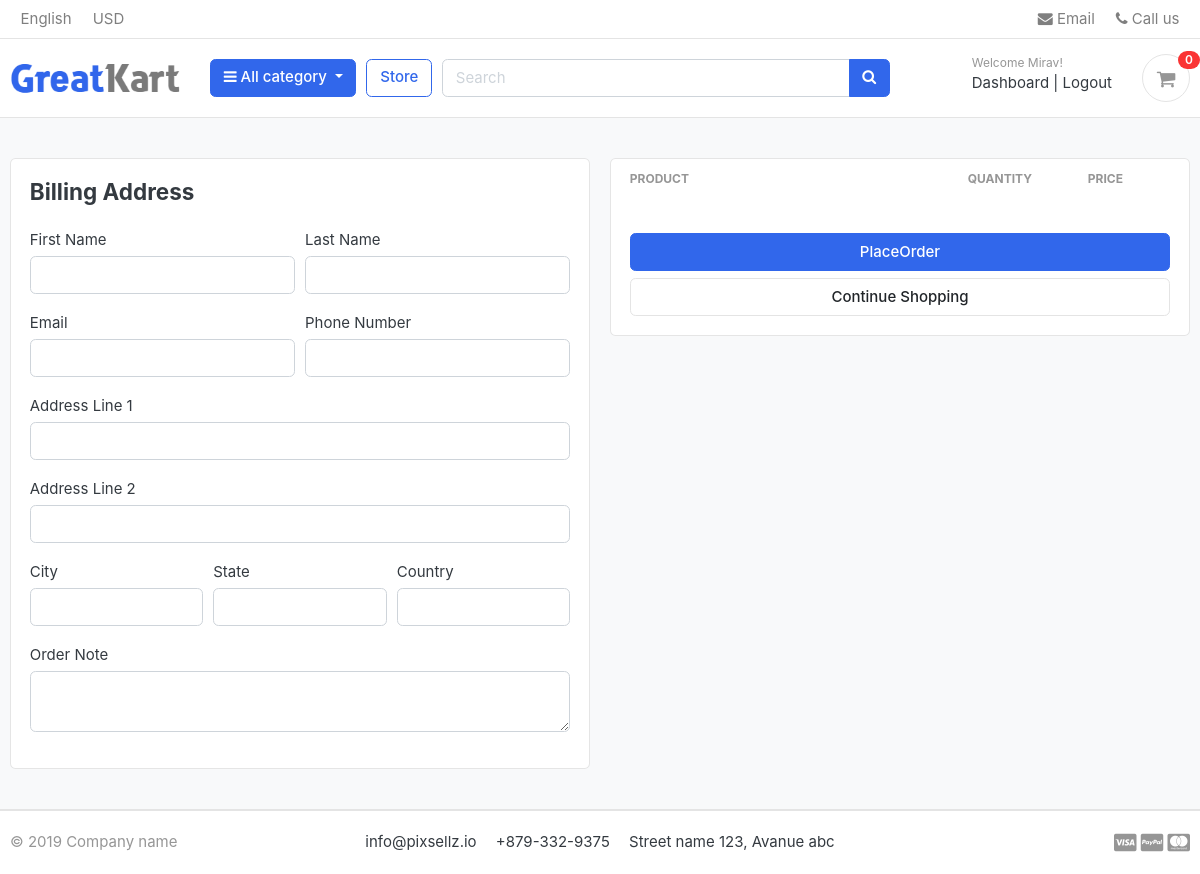
Before: /cart/checkout/ (signed in) with the older database file.
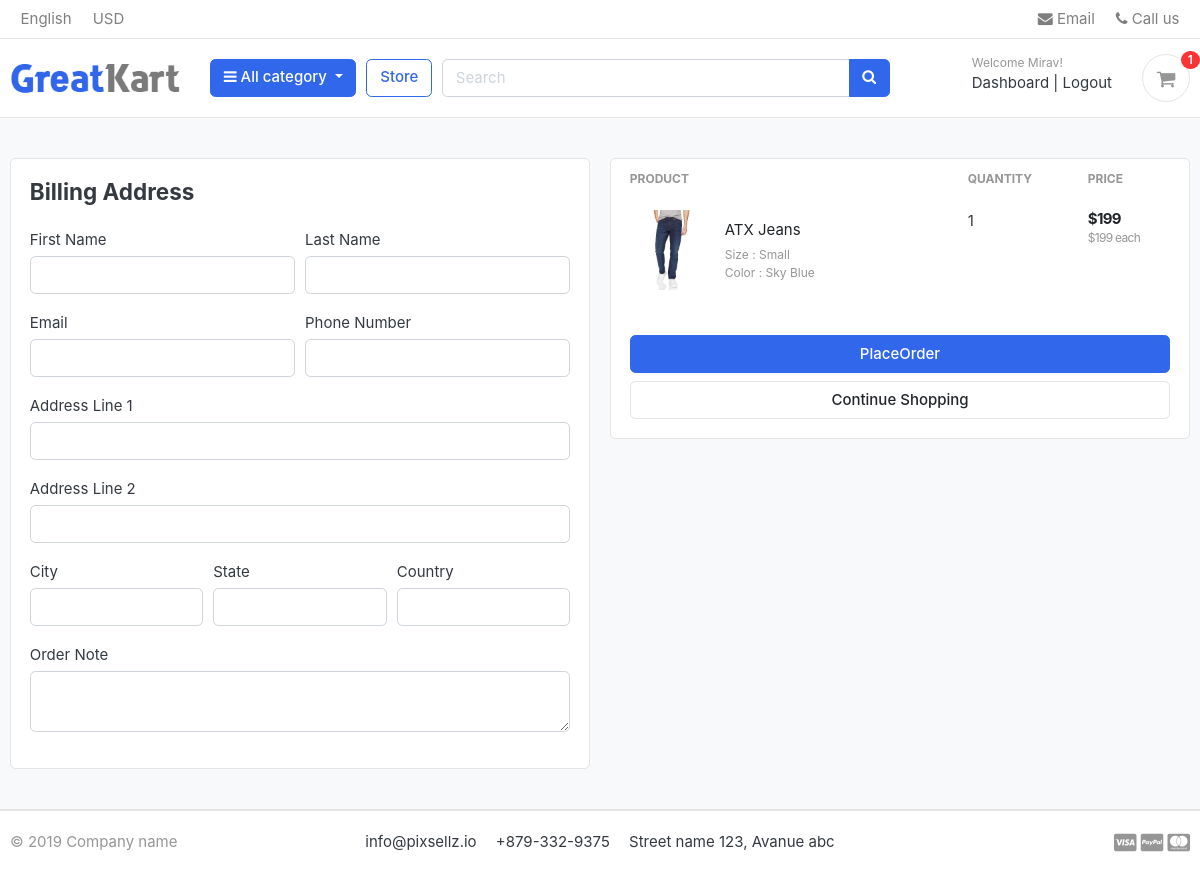
After: the same page with the newer database file.
### carts/models.py (models this page shows, shortened)
class CartItem(models.Model):
    user = models.ForeignKey(Account, on_delete=models.CASCADE, null=True)
    product = models.ForeignKey(Product, on_delete=models.CASCADE)
    variations = models.ManyToManyField(Variation, blank=True)
    cart = models.ForeignKey(Cart, on_delete=models.CASCADE, null=True)
    quantity = models.IntegerField()
    is_active = models.BooleanField(default=True)
    def sub_total(self):
        return self.product.price * self.quantity

### store/models.py (models this page shows, shortened)
class Product(models.Model):
    product_name = models.CharField(max_length=200, unique=True)
    slug = models.SlugField(max_length=200, unique=True)
    description = models.TextField(max_length=500, blank=True)
    price = models.IntegerField()
    images = models.ImageField(upload_to='photos/products')
    stoke = models.IntegerField()
    is_available = models.BooleanField(default=True)
    category = models.ForeignKey(Category, on_delete=models.CASCADE)
    created_date = models.DateTimeField(auto_now_add=True)
    modified_date = models.DateTimeField(auto_now=True)
    class Meta:
        verbose_name = 'product'
        verbose_name_plural = 'products'
    def get_url(self):
        return reverse('store:product_detail', args=[self.category.slug , self.slug])

class Variation(models.Model):
    product =models.ForeignKey(Product, on_delete=models.CASCADE)
    variation_category = models.CharField(max_length=100, choices=variation_categroy_choice)
    variation_value = models.CharField(max_length=100)
    is_active = models.BooleanField(default=True)
    created_date = models.DateTimeField(auto_now_add=True)
    objects = VariationManager()

### carts/views.py (the view)
# urls.py: path('checkout/', views.checkout, name='checkout'),
@login_required(login_url = 'accounts:login')
def checkout(request, total=0, quantity=0, cart_item=None):
    try:
        if request.user.is_authenticated:
            cart_items = CartItem.objects.filter(user=request.user, is_active=True)
        else:
            cart = Cart.objects.get(cart_id=_cart_id(request))
            cart_items = CartItem.objects.filter(cart=cart, is_active=True)
        for cart_item in cart_items:
            total += (cart_item.product.price * cart_item.quantity)
            quantity += cart_item.quantity
        tax = (2 * total)/100
        grand_total = total + tax
    except ObjectDoesNotExist:
        pass # just ignore
    context = {
        'total' : total,
        'quantity' : quantity,
        'cart_items' : cart_items,
        'tax' : tax,
        'grand_total' : grand_total
    }
    return render(request, 'store/checkout.html', context)

### carts/context_processors.py (called while the page is built)
def counter(request):
    cart_count = 0
    if 'admin' in request.path:
        return {}
    else:
        try:
            cart = Cart.objects.filter(cart_id = _cart_id(request))
            if request.user.is_authenticated:
                cart_items = CartItem.objects.all().filter(user=request.user)
            else:
                cart_items = CartItem.objects.all().filter(cart=cart[:1])
            for cart_item in cart_items:
                cart_count += cart_item.quantity
        except Cart.DoesNotExist:
            cart_count = 0
        return dict(cart_count = cart_count)

### carts/views.py (called while the page is built)
def _cart_id(request):
    cart = request.session.session_key
    if not cart:
        cart = request.session.create()
    return cart

### category/context_processors.py (called while the page is built)
def menu_links(request):
    links = Category.objects.all()
    return dict(links=links)

### category/models.py (called while the page is built)
    def get_url(self):
        return reverse('store:product_by_category', args=[self.slug])

### templates/store/checkout.html (shortened to what the changed rows need)
{% extends 'base.html' %}
{% load static %}
{% block content %}
<section class="section-content padding-y bg">
    <div class="container">
    <div class="row">
        <aside class="col-lg-6">
            <div class="card">
                <table class="table table-borderless table-shopping-cart">
                    <thead class="text-muted">
                    <tr class="small text-uppercase">
                      <th scope="col">Product</th>
                      <th scope="col" width="120">Quantity</th>
                      <th scope="col" width="120">Price</th>
                    </tr>
                    </thead>
                    <tbody>
                    {% for cart_item in cart_items %}
                    <tr>
                        <td>
                            <figure class="itemside align-items-center">
                                <div class="aside"><img src="{{ cart_item.product.images.url }}" class="img-sm"></div>
                                <figcaption class="info">
                                    <a href="{{ cart_item.product.get_url }}" class="title text-dark">{{ cart_item.product.product_name }}</a>
                                    <p class="text-muted small">
                                        {% if cart_item.variations.all %}
                                            {% for item in cart_item.variations.all %}
                                            {{ item.variation_category | capfirst }} : {{ item.variation_value | capfirst }}<br>
                                            {% endfor %}
                                        {% endif %}
                                    </p>
                                </figcaption>
                            </figure>
                        </td>
                        <td>
                            <label for="">
                                {{ cart_item.quantity }}
                            </label>
                        </td>
                        <td>
                            <div class="price-wrap">
                                <var class="price">${{ cart_item.sub_total }}</var>
                                <small class="text-muted"> ${{ cart_item.product.price }} each </small>
                            </div>
                        </td>
                    </tr>
                    {% endfor %}
                    </tbody>
                    </table>
        </div>
    </aside>
    </div>
    </div>
    </section>
{% endblock %}

### templates/includes/navbar.html (shortened to what this page needs)
{% load static %}
<header class="section-header">
    <nav class="navbar p-md-0 navbar-expand-sm navbar-light border-bottom">
    <div class="container">
      <div class="collapse navbar-collapse" id="navbarTop4">
        <ul class="navbar-nav mr-auto">
            <li class="nav-item dropdown">
                 <a href="#" class="nav-link">   English </a>
            </li>
            <li class="nav-item dropdown">
                <a href="#" class="nav-link"> USD </a>
            </li>
        </ul>
        <ul class="navbar-nav">
            <li><a href="#" class="nav-link"> <i class="fa fa-envelope"></i> Email </a></li>
            <li><a href="#" class="nav-link"> <i class="fa fa-phone"></i> Call us </a></li>
        </ul>
      </div>
    </div>
    </nav>
    <section class="header-main border-bottom">
        <div class="container">
    <div class="row align-items-center">
        <div class="col-lg-2 col-md-3 col-6">
            <a href="{% url 'home' %}" class="brand-wrap">
                <img class="logo" src="{% static './images/logo.png' %}">
            </a>
        </div>
        <div class="col-lg col-sm col-md col-6 flex-grow-0">
            <div class="category-wrap dropdown d-inline-block float-right">
                <button type="button" class="btn btn-primary dropdown-toggle" data-toggle="dropdown">
                    <i class="fa fa-bars"></i> All category
                </button>
            </div>
        </div>
        <a href="{% url 'store:store' %}" class="btn btn-outline-primary">Store</a>
        <div class="col-lg  col-md-6 col-sm-12 col">
            <form action="{% url 'store:search' %}" class="search" method="GET">
                <div class="input-group w-100">
                    <input type="text" class="form-control" style="width:60%;" placeholder="Search" name="keyword">
                    <div class="input-group-append">
                      <button class="btn btn-primary" type="submit">
                        <i class="fa fa-search"></i>
                      </button>
                    </div>
                </div>
            </form>
        </div>
        <div class="col-lg-3 col-sm-6 col-8 order-2 order-lg-3">
                    <div class="d-flex justify-content-end mb-3 mb-lg-0">
                        {% if user.id is None %}
                        <div class="widget-header">
                            <small class="title text-muted">Welcome guest!</small>
                            <div>
                                <a href="{% url 'accounts:login' %}">Sign in</a> <span class="dark-transp"> | </span>
                                <a href="{% url 'accounts:register' %}"> Register</a>
                            </div>
                        </div>
                        {% else %}
                        <div class="widget-header">
                            <small class="title text-muted">Welcome {{ user.first_name }}!</small>
                            <div>
                                <a href="{% url 'accounts:dashboard' %}">Dashboard</a> <span class="dark-transp"> | </span>
                                <a href="{% url 'accounts:logout' %}"> Logout</a>
                            </div>
                        </div>
                        {% endif %}
                        <a href="{% url 'carts:cart' %}" class="widget-header pl-3 ml-3">
                            <div class="icon icon-sm rounded-circle border"><i class="fa fa-shopping-cart"></i></div>
                            <span class="badge badge-pill badge-danger notify">{{ cart_count }}</span>
                        </a>
                    </div>
                </div>
    </div>
        </div>
    </section>
    </header>

Changed rows visible on the page:
added CartItem: product.images (picture), product.product_name "ATX Jeans", quantity "1", sub_total "199", product.price "199"
added Variation: variation_category "Size", variation_value "Small"
added Variation: variation_category "Color", variation_value "Sky Blue"
Other visible differences:
{{ cart_count }}: "0" → "1"
